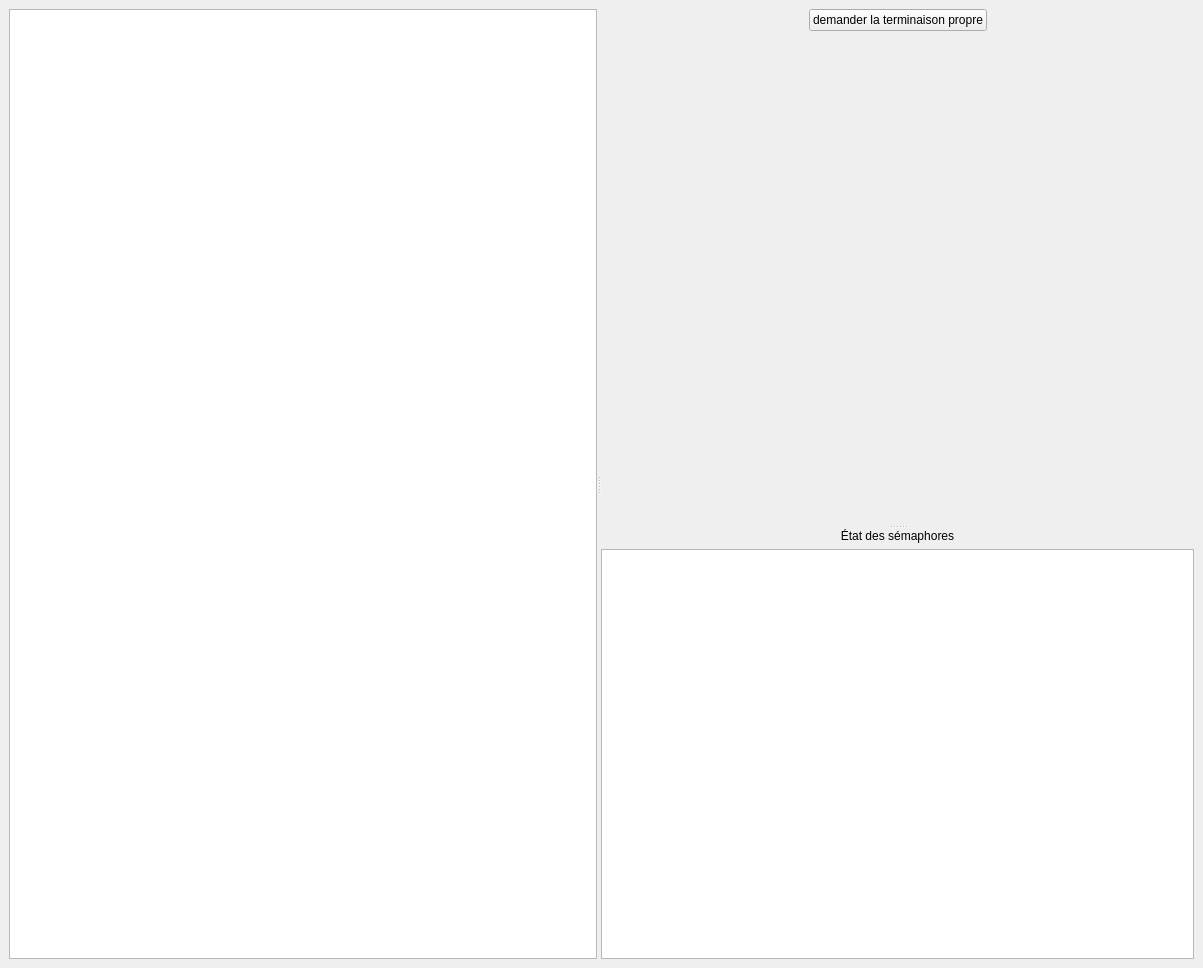
<?xml version="1.0" encoding="UTF-8"?>
<ui version="4.0">
 <class>mainwindow</class>
 <widget class="QMainWindow" name="mainwindow">
  <property name="geometry">
   <rect>
    <x>0</x>
    <y>0</y>
    <width>1203</width>
    <height>968</height>
   </rect>
  </property>
  <property name="windowTitle">
   <string>mainwindow</string>
  </property>
  <widget class="QWidget" name="centralwidget">
   <layout class="QHBoxLayout" name="horizontalLayout_2">
    <item>
     <widget class="QSplitter" name="splitter_2">
      <property name="orientation">
       <enum>Qt::Horizontal</enum>
      </property>
      <widget class="QWidget" name="layoutWidget">
       <layout class="QVBoxLayout" name="verticalLayout_2">
        <item>
         <widget class="QListView" name="eventListView"/>
        </item>
       </layout>
      </widget>
      <widget class="QSplitter" name="splitter">
       <property name="orientation">
        <enum>Qt::Vertical</enum>
       </property>
       <widget class="QWidget" name="verticalLayoutWidget_2">
        <layout class="QVBoxLayout" name="verticalLayout_4">
         <item>
          <layout class="QHBoxLayout" name="horizontalLayout">
           <item>
            <spacer name="horizontalSpacer_2">
             <property name="orientation">
              <enum>Qt::Horizontal</enum>
             </property>
             <property name="sizeHint" stdset="0">
              <size>
               <width>40</width>
               <height>20</height>
              </size>
             </property>
            </spacer>
           </item>
           <item>
            <widget class="QPushButton" name="pbTerm">
             <property name="text">
              <string>demander la terminaison propre</string>
             </property>
            </widget>
           </item>
           <item>
            <spacer name="horizontalSpacer">
             <property name="orientation">
              <enum>Qt::Horizontal</enum>
             </property>
             <property name="sizeHint" stdset="0">
              <size>
               <width>40</width>
               <height>20</height>
              </size>
             </property>
            </spacer>
           </item>
          </layout>
         </item>
         <item>
          <layout class="QHBoxLayout" name="horizontalLayout_3">
           <item>
            <spacer name="horizontalSpacer_4">
             <property name="orientation">
              <enum>Qt::Horizontal</enum>
             </property>
             <property name="sizeHint" stdset="0">
              <size>
               <width>40</width>
               <height>20</height>
              </size>
             </property>
            </spacer>
           </item>
           <item>
            <widget class="QLabel" name="labTerm">
             <property name="text">
              <string/>
             </property>
            </widget>
           </item>
           <item>
            <spacer name="horizontalSpacer_3">
             <property name="orientation">
              <enum>Qt::Horizontal</enum>
             </property>
             <property name="sizeHint" stdset="0">
              <size>
               <width>40</width>
               <height>20</height>
              </size>
             </property>
            </spacer>
           </item>
          </layout>
         </item>
         <item>
          <widget class="QDrawing" name="drawingWidget" native="true">
           <property name="minimumSize">
            <size>
             <width>0</width>
             <height>200</height>
            </size>
           </property>
          </widget>
         </item>
        </layout>
       </widget>
       <widget class="QWidget" name="verticalLayoutWidget">
        <layout class="QVBoxLayout" name="verticalLayout_3">
         <item>
          <widget class="QLabel" name="label">
           <property name="text">
            <string>État des sémaphores</string>
           </property>
           <property name="alignment">
            <set>Qt::AlignCenter</set>
           </property>
          </widget>
         </item>
         <item>
          <widget class="QTableView" name="semaphoreView">
           <attribute name="horizontalHeaderStretchLastSection">
            <bool>true</bool>
           </attribute>
           <attribute name="verticalHeaderVisible">
            <bool>false</bool>
           </attribute>
           <attribute name="verticalHeaderDefaultSectionSize">
            <number>21</number>
           </attribute>
          </widget>
         </item>
        </layout>
       </widget>
      </widget>
     </widget>
    </item>
   </layout>
  </widget>
 </widget>
 <customwidgets>
  <customwidget>
   <class>QDrawing</class>
   <extends>QWidget</extends>
   <header>QDrawing</header>
   <container>1</container>
  </customwidget>
 </customwidgets>
 <resources/>
 <connections/>
</ui>
